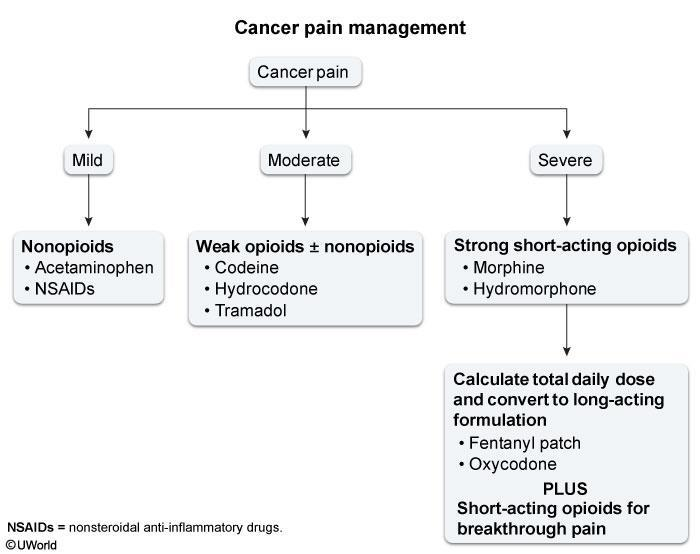
#> input picture eunacom-app-v2/book/generate-book/figures_ready/ALGORITHMS_p51_img1_Image174.png, 700 x 554 px, found by its file name; its folder holds 4 pictures in this run
$ python find_2ck_diagrams.py
#> lines starting #> are read from the running program, lines starting #| are printed output that depends on the picture
import os
from PIL import Image

ready_dir = r'd:\Anti\Eunacom\eunacom-app-v2\book\generate-book\figures_ready'
files = os.listdir(ready_dir)

# Focus strictly on First Aid 2CK files (ALGORITHMS_ or page_)
_2ck_files = [f for f in files if f.startswith('ALGORITHMS_') or f.startswith('page_')]

valid_2ck = []
for f in _2ck_files:
    fp = os.path.join(ready_dir, f)
    try:
        with Image.open(fp) as img:
#> img is the input picture: PIL image 700x554 RGB; mean R, G, B 241.1, 241.9, 242.6
            w, h = img.size
#> w = 700; h = 554
            # Check average background color to avoid pure black images
            # Convert sample to RGB
            sample = img.resize((50, 50)).convert('RGB')
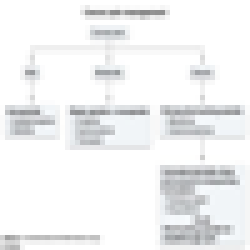
#> sample: PIL image 50x50 RGB (shown 5 times larger); mean R, G, B 241, 241.7, 242.5
            pixels = list(sample.getdata())
#> pixels = 2500 items, first 6: (255, 255, 255), (255, 255, 255), (255, 255, 255), (255, 255, 255), (255, 255, 255), (255, 255, 255)
            avg_brightness = sum(r + g + b for r, g, b in pixels) / (len(pixels) * 3)
#> avg_brightness = 241.7

            # If width >= 300, height >= 150 and avg_brightness > 50 (light background!)
            if w >= 300 and h >= 150 and avg_brightness > 50:
                valid_2ck.append((f, w, h, avg_brightness, os.path.getsize(fp)))
    except Exception as e:
        pass
#> pass 2 of the loop `for f in _2ck_files:`:
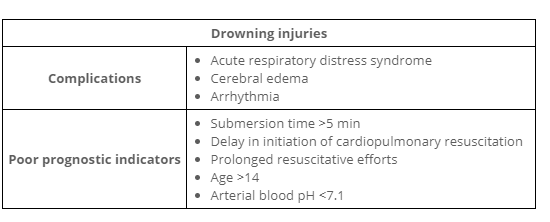
#> input picture eunacom-app-v2/book/generate-book/figures_ready/ALGORITHMS_p56_img1_Image189.png, 550 x 222 px, found by its file name
#> img is the input picture: PIL image 550x222 RGB; min 0, max 255, mean 243.8
#> `sample = img.resize((50, 50)).convert('RGB')`:
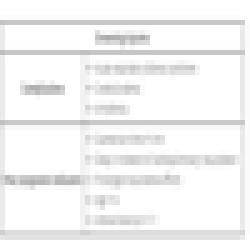
#> sample: PIL image 50x50 RGB (shown 5 times larger); min 171, max 255, mean 243.4
#> avg_brightness = 243.4
#> pass 3 of the loop `for f in _2ck_files:`:
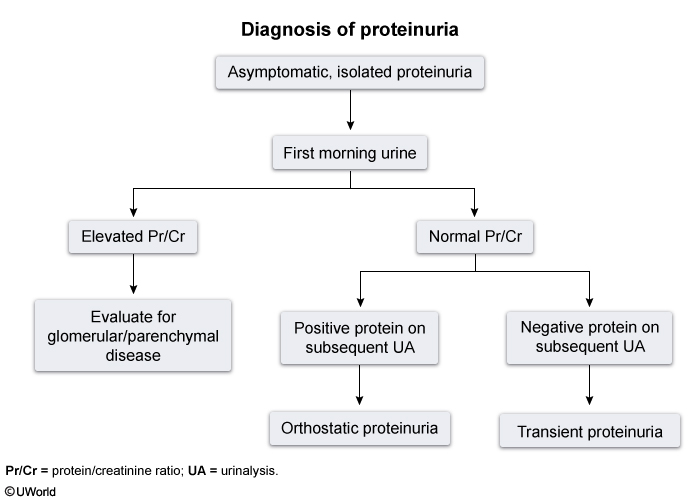
#> input picture eunacom-app-v2/book/generate-book/figures_ready/ALGORITHMS_p58_img1_Image196.png, 700 x 500 px, found by its file name
#> img is the input picture: PIL image 700x500 RGB; mean R, G, B 243.4, 243.6, 244.5
#> `sample = img.resize((50, 50)).convert('RGB')`:
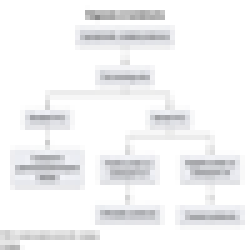
#> sample: PIL image 50x50 RGB (shown 5 times larger); mean R, G, B 243.1, 243.4, 244.3
#> avg_brightness = 243.6
#> the loop made 4 passes; the first 3 are shown

valid_2ck.sort(key=lambda x: x[4], reverse=True)

print(f"Found {len(valid_2ck)} CLEAN 2CK figures with light background and readable text:")
for name, w, h, bright, sz in valid_2ck[:35]:
    print(f"  - {name}: {w}x{h}px (Brightness {bright:.1f}, Size {sz//1024} KB)")
